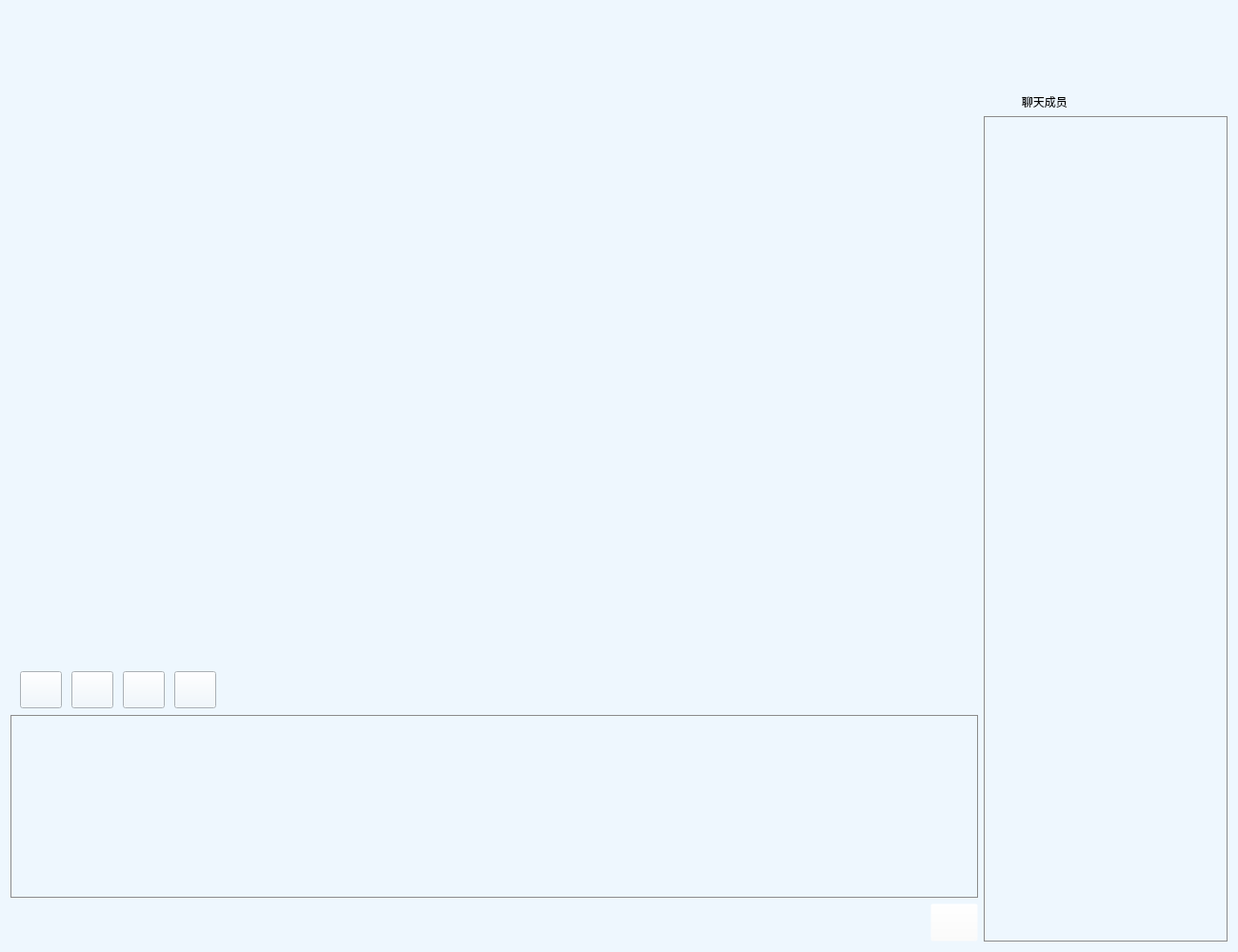
<?xml version="1.0" encoding="UTF-8"?>
<ui version="4.0">
 <class>GroupChat</class>
 <widget class="QWidget" name="GroupChat">
  <property name="geometry">
   <rect>
    <x>0</x>
    <y>0</y>
    <width>1300</width>
    <height>1000</height>
   </rect>
  </property>
  <property name="windowTitle">
   <string>Form</string>
  </property>
  <property name="styleSheet">
   <string notr="true">QWidget{background:rgb(238, 247, 254)}</string>
  </property>
  <layout class="QVBoxLayout" name="verticalLayout_4">
   <item>
    <layout class="QVBoxLayout" name="verticalLayout_3" stretch="1,12">
     <item>
      <layout class="QHBoxLayout" name="horizontalLayout_4">
       <property name="rightMargin">
        <number>0</number>
       </property>
       <item>
        <spacer name="horizontalSpacer_3">
         <property name="orientation">
          <enum>Qt::Horizontal</enum>
         </property>
         <property name="sizeHint" stdset="0">
          <size>
           <width>40</width>
           <height>20</height>
          </size>
         </property>
        </spacer>
       </item>
       <item>
        <widget class="QLabel" name="label">
         <property name="minimumSize">
          <size>
           <width>80</width>
           <height>0</height>
          </size>
         </property>
         <property name="styleSheet">
          <string notr="true">QWidget{background:rgba(255, 255, 255, 0)}</string>
         </property>
         <property name="text">
          <string/>
         </property>
        </widget>
       </item>
      </layout>
     </item>
     <item>
      <layout class="QHBoxLayout" name="horizontalLayout_3" stretch="1,0">
       <item>
        <layout class="QVBoxLayout" name="verticalLayout" stretch="1,0,0,0">
         <item>
          <widget class="QListWidget" name="listWidget">
           <property name="minimumSize">
            <size>
             <width>880</width>
             <height>0</height>
            </size>
           </property>
           <property name="styleSheet">
            <string notr="true">QWidget{background:rgba(255, 255, 255, 0)}</string>
           </property>
          </widget>
         </item>
         <item>
          <layout class="QHBoxLayout" name="horizontalLayout" stretch="0,0,0,0,1">
           <property name="spacing">
            <number>10</number>
           </property>
           <property name="leftMargin">
            <number>10</number>
           </property>
           <property name="bottomMargin">
            <number>0</number>
           </property>
           <item>
            <widget class="QPushButton" name="pushButton">
             <property name="minimumSize">
              <size>
               <width>44</width>
               <height>39</height>
              </size>
             </property>
             <property name="styleSheet">
              <string notr="true">QWidget{border-image:url(:/src/src/A3.jpg)}</string>
             </property>
             <property name="text">
              <string/>
             </property>
            </widget>
           </item>
           <item>
            <widget class="QPushButton" name="pushButton_2">
             <property name="minimumSize">
              <size>
               <width>44</width>
               <height>39</height>
              </size>
             </property>
             <property name="styleSheet">
              <string notr="true">QWidget{border-image:url(:/src/src/color.jpg)}</string>
             </property>
             <property name="text">
              <string/>
             </property>
            </widget>
           </item>
           <item>
            <widget class="QPushButton" name="pushButton_3">
             <property name="minimumSize">
              <size>
               <width>44</width>
               <height>39</height>
              </size>
             </property>
             <property name="styleSheet">
              <string notr="true">QWidget{border-image:url(:/src/src/photo (2).jpg)}</string>
             </property>
             <property name="text">
              <string/>
             </property>
            </widget>
           </item>
           <item>
            <widget class="QPushButton" name="pushButton_4">
             <property name="minimumSize">
              <size>
               <width>44</width>
               <height>39</height>
              </size>
             </property>
             <property name="autoFillBackground">
              <bool>false</bool>
             </property>
             <property name="styleSheet">
              <string notr="true">QWidget{border-image:url(:/src/src/file.jpg)}</string>
             </property>
             <property name="text">
              <string/>
             </property>
            </widget>
           </item>
           <item>
            <spacer name="horizontalSpacer_2">
             <property name="orientation">
              <enum>Qt::Horizontal</enum>
             </property>
             <property name="sizeHint" stdset="0">
              <size>
               <width>40</width>
               <height>40</height>
              </size>
             </property>
            </spacer>
           </item>
          </layout>
         </item>
         <item>
          <widget class="QTextEdit" name="te_input">
           <property name="styleSheet">
            <string notr="true">QWidget{background:rgba(255, 255, 255, 0);border:1px solid rgb(139, 139, 139)}</string>
           </property>
          </widget>
         </item>
         <item>
          <layout class="QHBoxLayout" name="horizontalLayout_2">
           <item>
            <spacer name="horizontalSpacer">
             <property name="orientation">
              <enum>Qt::Horizontal</enum>
             </property>
             <property name="sizeHint" stdset="0">
              <size>
               <width>40</width>
               <height>20</height>
              </size>
             </property>
            </spacer>
           </item>
           <item>
            <widget class="QPushButton" name="send">
             <property name="minimumSize">
              <size>
               <width>50</width>
               <height>40</height>
              </size>
             </property>
             <property name="styleSheet">
              <string notr="true">QWidget{background:rgba(255, 255, 255, 0);border-image:url(:/src/src/send.png)}</string>
             </property>
             <property name="text">
              <string/>
             </property>
            </widget>
           </item>
          </layout>
         </item>
        </layout>
       </item>
       <item>
        <layout class="QVBoxLayout" name="verticalLayout_2" stretch="0,1">
         <property name="spacing">
          <number>0</number>
         </property>
         <item>
          <widget class="QLabel" name="label_3">
           <property name="minimumSize">
            <size>
             <width>0</width>
             <height>30</height>
            </size>
           </property>
           <property name="styleSheet">
            <string notr="true">QWidget{background:rgb(238, 247, 254)}</string>
           </property>
           <property name="text">
            <string>            聊天成员</string>
           </property>
          </widget>
         </item>
         <item>
          <widget class="QListWidget" name="listWidget_2">
           <property name="styleSheet">
            <string notr="true">QWidget{background:rgba(255, 255, 255, 0);border:1px solid rgb(139, 139, 139)}</string>
           </property>
          </widget>
         </item>
        </layout>
       </item>
      </layout>
     </item>
    </layout>
   </item>
  </layout>
 </widget>
 <resources/>
 <connections/>
</ui>
